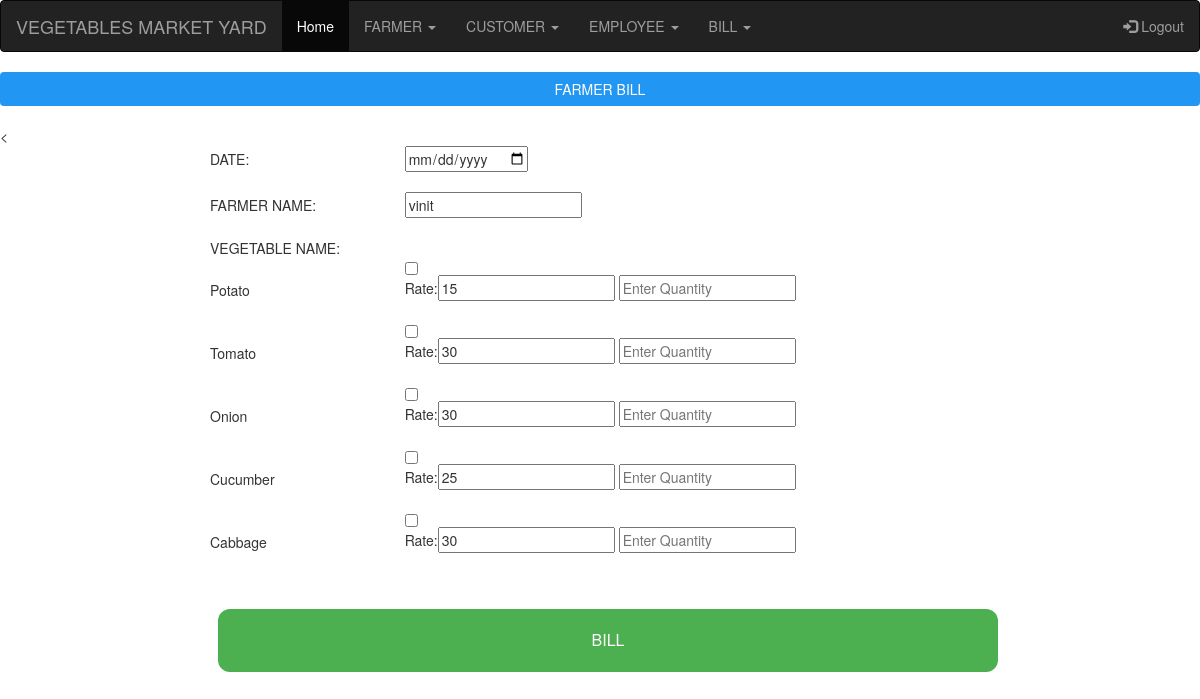
Screenshot of /bill_farmer.php?del_farm=5 (signed in) with the database file from the repository.
### tables this page shows
CREATE TABLE IF NOT EXISTS `farmer` (
`fno` int(15) NOT NULL,
  `fname` varchar(15) NOT NULL,
  `fadd` varchar(50) NOT NULL,
  `mno` bigint(15) NOT NULL
);

CREATE TABLE IF NOT EXISTS `vegetable` (
`vno` int(15) NOT NULL,
  `vname` varchar(20) NOT NULL,
  `crate` int(15) NOT NULL,
  `frate` int(15) NOT NULL
);

### bill_farmer.php (the view, shortened to what this page needs)
<!DOCTYPE html PUBLIC "-//W3C//DTD XHTML 1.0 Transitional//EN" "http://www.w3.org/TR/xhtml1/DTD/xhtml1-transitional.dtd">
<html xmlns="http://www.w3.org/1999/xhtml">
<head>
</head>
<?php
 include("navbar.php");
?>
<center><button class="btn info">FARMER BILL</button></center>
<body>
<?php $a1 = $_GET['del_farm'];?>
<form method="post" action="bill_farmer.php?del_farm=<?php echo $a1;?>">
<br>
<table width="65%" align="center" cellpadding="5" cellspacing="15">
<<tr borderspacing="5">
<td> DATE:</td>
		<td><input type="date" name="dt" value=<?php  echo   date("Y/m/d")?> />
        </td>
</tr>
<tr>
<td> </td>
		<td><br>
        </td>
</tr>
<br>
<?php
include("includes/connect.php");
$a = $_GET['del_farm'];
	$result5 = mysqli_query($con,"select * from farmer where fno = $a");
while($row = mysqli_fetch_array($result5))
		{
		  $fname = $row['fname'];
?>
<tr>
<td> FARMER NAME:</td>
		<td><input type="text" name="fnm" placeholder="FARMER NAME" value="<?php echo $fname; ?>" ></td>
<?php }?>
</tr>
<tr>
<td> </td>
		<td><br>
        </td>
</tr>
<tr>
<td> VEGETABLE NAME:</td>
		<td>
        </td>
</tr>
<?php
include("includes/connect.php");
	$result5 = mysqli_query($con,"select * from vegetable");
while($row = mysqli_fetch_array($result5))
		{
$vno = $row['vno'];
		  $vnm = $row['vname'];
		$frate = $row['frate'];
?>
<tr>
<td><?php echo $vnm; ?> </td>
		<td><input type="checkbox"  name="chk[]" value="<?php echo $vnm; ?>"  >    <br><div id="dvPassport">
        Rate:<input type="text" name="<?php echo $vnm; ?>" value="<?php echo $frate; ?>  "/>
        <input type="text" name="<?php echo $vno ; ?>" placeholder="Enter Quantity"/>
    </div><br></td>
<?php }?>
</tr>
<tr>
<td> </td>
		<td><br>
        </td>
</tr>
<tr>
<td align="center" colspan="6">
 <input type="submit" value="BILL" name="submit" class="button button4"></td>
</tr>
</table>
</body>
</html>
<?php
 include("includes/connect.php");
 ?>

### bill_farmer.php (style rules this page uses)
.btn { border: none; color: white; padding: 19px 38px; font-size: 16px; cursor: pointer; width:100%; }
.info { background-color: #2196F3; }
.button { background-color: #4CAF50;; border: none; color: white; padding: 20px; text-align: center; text-decoration: none; display: inline-block; font-size: 16px; margin: 16px 8px; cursor: pointer; }
.button4 { border-radius: 12px; width:100%; }

### rows the page displays
farmer: fnm "vinit"
vegetable: vname "Potato", frate "15"
vegetable: vname "Tomato", Tomato "30"
vegetable: vname "Onion", frate "30"
vegetable: vname "Cucumber", frate "25"
vegetable: vname "Cabbage", frate "30"
